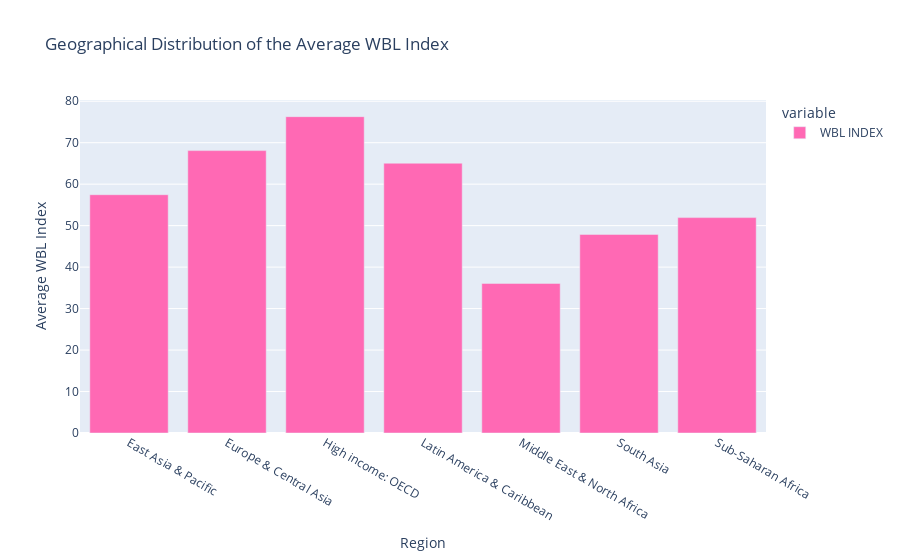

The code cell stored with this chart in its notebook:
### Code cell
# Show the geographical distribution of the average WBL index
fig = px.bar(avgWBL,
             labels={'value':'Average WBL Index'}, title='Geographical Distribution of the Average WBL Index')
fig.update_traces(marker_color='hotpink')
fig.show()

### Figure 1 — Plotly figure (JSON) as saved in the notebook; plotly's stock layout.template omitted (floating-point values rounded to 4 significant figures)
{"data": [{"alignmentgroup": "True", "hovertemplate": "variable=WBL INDEX<br>Region=%{x}<br>Average WBL Index=%{y}<extra></extra>", "legendgroup": "WBL INDEX", "marker": {"color": "hotpink", "pattern": {"shape": ""}}, "name": "WBL INDEX", "offsetgroup": "WBL INDEX", "orientation": "v", "showlegend": true, "textposition": "auto", "type": "bar", "x": ["East Asia & Pacific", "Europe & Central Asia", "High income: OECD", "Latin America & Caribbean", "Middle East & North Africa", "South Asia", "Sub-Saharan Africa"], "xaxis": "x", "y": [57.46, 68.09, 76.28, 65.05, 36.07, 47.88, 51.93], "yaxis": "y"}], "layout": {"barmode": "relative", "legend": {"title": {"text": "variable"}, "tracegroupgap": 0}, "title": {"text": "Geographical Distribution of the Average WBL Index"}, "xaxis": {"anchor": "y", "domain": [0, 1], "title": {"text": "Region"}}, "yaxis": {"anchor": "x", "domain": [0, 1], "title": {"text": "Average WBL Index"}}}}
